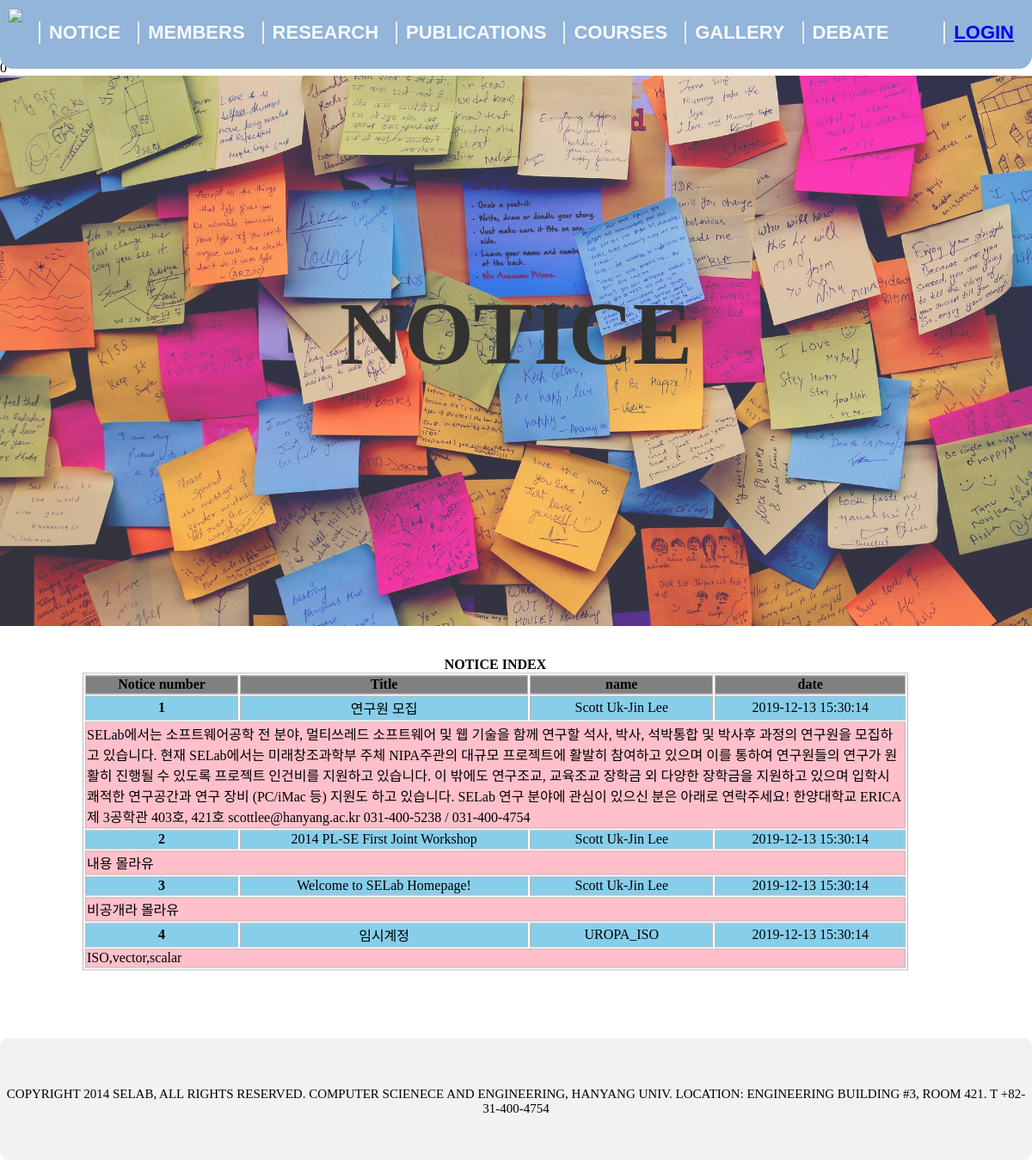
The app's page /notice/notice.php with its own data.
### tables this page shows
CREATE TABLE Notice (
    Number INT not null auto_increment,
    Title varchar(60) not null,
    Name varchar(30) default 'Anonymous',
    Date timestamp default current_timestamp,
    Content TEXT,
    Open tinyint not null default 1,
    CONSTRAINT PK_Notice PRIMARY KEY(Number)
);

### notice/notice.php (the view, shortened to what this page needs)
<!DOCTYPE html>
<html>
<head>
  <link rel="stylesheet" type="text/css" href="../resource/css/common.css" />
  <link rel="stylesheet" type="text/css" href="css/notice.css" />
</head>
<body>
  <?php
  include "../resource/nav.php";
  $conn = connect();
  $filter = 0;
  echo $filter;
  ?>
  <main role="main">
   <div class="contents">
    <div class="main_section">
      <h1>NOTICE</h1>
    </div>
    <table>
      <caption>NOTICE INDEX</caption>
      <thead>
        <tr>
          <th>Notice number</th>
          <th>Title</th>
          <th>name</th>
          <th>date</th>
        </tr>
      </thead>
      <tbody>
        <?php
        $sql = "select * from notice";
        $stmt = $conn -> prepare($sql);
        $stmt -> execute();
        $stmt -> setFetchMode(PDO::FETCH_ASSOC);
        while ($row = $stmt->fetch()) {
          ?>
          <tr class="table_out" id="<?=$row['Number']?>" >
            <th><?=$row['Number']?></th>
            <td><?=$row['Title']?></td>
            <td><?=$row['Name']?></td>
            <td><?=$row['Date']?></td>
          </tr>
          <tr class="table_contents" id="content_<?=$row['Number']?>" >
            <td colspan="4"><?=$row['Content']?></td>
          </tr>
        <?php } ?>
      </tbody>
    </table>
  </div>
</main>
<?php
include "../resource/footer.php";
?>
</body>
</html>

### resource/nav.php (shortened to what this page needs)
<header role= "banner">
	<nav role= "navigation">
		<div id= "logo" class= "pull-left"><a href= "../index.php"><img src= "../resource/images/selab_logo_S.png" /></a></div>
		<ul class= "inline-list" class= "pull-left">
			<li class="pull-left nav-left"><a href="../notice/notice.php" >NOTICE</a></li>
			<li class="pull-left nav-left"><a href="../members/members.php" >MEMBERS</a></li>
			<li class="pull-left nav-left"><a href="../research/research.php" >RESEARCH</a></li>
			<li class="pull-left nav-left"><a href="../publications/publication.php" >PUBLICATIONS</a></li>
			<li class="pull-left nav-left"><a href="../courses/main_course.php" >COURSES</a></li>
			<li class="pull-left nav-left"><a href="../gallery/gallery.php" >GALLERY</a></li>
			<li class="pull-left nav-left"><a href="../DEBATE/debate.php" >DEBATE</a></li>
			<?php
			if(!isset($_SESSION['id'])){ ?>
			<div role= "login" class= "pull-right nav-right"><a href= "../resource/login.php">LOGIN</a></div>
			<?php }else{ ?>
				<div role= "logout" class= "pull-right nav-right"><a href= "../resource/logout.php">LOGOUT</a></div>
				<div role= "setting" class= "pull-right nav-right"><a href= "../mypage/setting.php">SETTING</a></div>
			<?php } ?>
		</ul>
	</nav>
</header>

### resource/footer.php
<footer role="contentinfo">
    <div class="container">
    	<p>COPYRIGHT 2014 SELAB, ALL RIGHTS RESERVED. COMPUTER SCIENECE AND ENGINEERING, HANYANG UNIV. LOCATION: ENGINEERING BUILDING #3, ROOM 421. T +82-31-400-4754</p>
  	</div>
</footer>

### resource/css/common.css (style rules this page uses)
html,body { background: white; width: 100%; margin: 0; }
main { padding-bottom: 100px; }
.pull-left { float: left; }
.pull-right { float: right; }
header { height: 70px; font-size: 1em; font-family :'Malgun Gothic', sans-serif; }
nav { position: fixed; width: 100%; height: 80px; overflow: hidden; top: 0; left: 0; background-color: #92B5D9; text-decoration: none; text-transform: uppercase; font-weight: bold; font-size: 22px; vertical-align: middle; border-bottom-right-radius: 0.7em; border-bottom-left-radius: 0.7em; z-index: 1; }
nav img { margin: 10px; }
nav ul { height: inherit; margin: 0; }
nav ul li { display: inline; list-style: none; color: ghostwhite; margin: 5px; }
nav ul li a { display: inline; color: ghostwhite; text-align: center; text-decoration: none; }
.nav-left { margin-top: 25px; border-left: 2px solid #EDEDEF; padding: 0 10px; }
.nav-right { border-left: 2px solid #EDEDEF; padding: 0 10px; margin-right: 0.5em; margin-top: 25px; color: ghostwhite; }
.main_section { line-height: 600px; width: 100%; height: 640px; text-align: center; vertical-align: middle; opacity: 0.8; margin-top : -70px; }
.main_section h1 { font-size: 78pt; color: black; opacity : 1; }
footer { width : 100%; text-align : center; }
.container { width : 100%; min-height : 100px; margin-top : 15px; padding-top : 42px; font-size : 15px; text-align : center; background : #f2f2f2; border-radius: 10px; }

### notice/css/notice.css (style rules this page uses)
.main_section { background-image: url('../../resource/images/notice.jpg'); background-size: cover; }
caption { font-weight: bold; }
table { width: 80%; transform: translate(10%,10%); }
table, th, td { border: 1px solid #bcbcbc; }
thead { background-color: gray; }
.table_out { cursor: pointer; background-color: skyblue; }
.table_out > td { text-align: center; }
.table_contents { background-color: pink; }

### records on screen
notice: Number "1", Title "연구원 모집", Name "Scott Uk-Jin Lee", Date "2019-12-13 15:30:14", Content "SELab에서는 소프트웨어공학 전 분야, 멀티쓰레드 소프트웨어 및 웹 기술을 함께 연구할 석사, 박사, 석박통합 및 박사후 과정의 연구원을 모집하고 있습니다. 현재 SELab에서는 미래창조과학부 주체 NIPA주관의 대규모 프로젝트에 활발히 참여하고 있으며 이를 통하여 연구원들의 연구가 원활히 진행될 수 있도록 프로젝트 인건비를 지원하고 있습니다. 이 밖에도 연구조교, 교육조교 장학금 외 다양한 장학금을 지원하고 있으며 입학시 쾌적한 연구공간과 연구 장비 (PC/iMac 등) 지원도 하고 있습니다. SELab 연구 분야에 관심이 있으신 분은 아래로 연락주세요! 한양대학교 ERICA 제 3공학관 403호, 421호 scottlee@hanyang.ac.kr 031-400-5238 / 031-400-4754"
notice: Number "2", Title "2014 PL-SE First Joint Workshop", Name "Scott Uk-Jin Lee", Date "2019-12-13 15:30:14", Content "내용 몰라유"
notice: Number "3", Title "Welcome to SELab Homepage!", Name "Scott Uk-Jin Lee", Date "2019-12-13 15:30:14", Content "비공개라 몰라유"
notice: Number "4", Title "임시계정", Name "UROPA_ISO", Date "2019-12-13 15:30:14", Content "ISO,vector,scalar"

### other values on screen
$filter "0"
